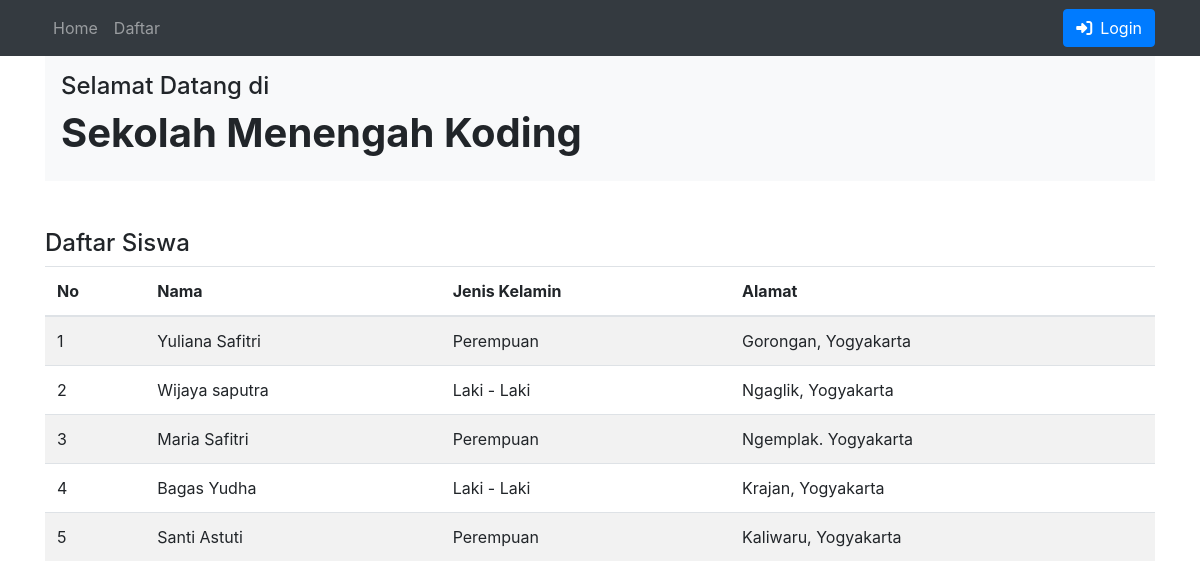
The page / on the database its author committed.
### tables this page shows
CREATE TABLE `tb_siswa` (
  `No_Presensi` int(4) NOT NULL,
  `Nama` varchar(30) NOT NULL,
  `Kelas` varchar(3) NOT NULL,
  `Jenis_Kelamin` int(1) NOT NULL,
  `Alamat` varchar(50) NOT NULL,
  `No_hp` varchar(15) NOT NULL
);

### index.php (the view, shortened to what this page needs)
<?php require "theme/head.php" ?>
<?php require "theme/navbar.php" ?>
<?php include "config.php" ?>
<div class="container">
    <header class="bg-light p-3">
        <h4>Selamat Datang di</h4>
        <h1 class="font-weight-bold">Sekolah Menengah Koding</h1>
    </header>
    <h4 class="mt-5">Daftar Siswa</h4>
    <table class="table table-striped">
        <thead>
            <tr>
                <th>No</th>
                <th>Nama</th>
                <th>Jenis Kelamin</th>
                <th>Alamat</th>
            </tr>
        </thead>
        <tbody>
            <?php $sql = "SELECT * FROM tb_siswa LIMIT 5";
            $query = mysqli_query($db, $sql); ?>
            <?php while ($siswa = mysqli_fetch_object($query)) : ?>
                <tr>
                    <td><?= $siswa->No_Presensi ?></td>
                    <td><?= $siswa->Nama ?></td>
                    <td><?= $siswa->Jenis_Kelamin == 0 ? 'Laki - Laki' : 'Perempuan' ?></td>
                    <td><?= $siswa->Alamat ?></td>
                </tr>
            <?php endwhile; ?>
        </tbody>
    </table>
</div>
<?php require "theme/footer.php" ?>

### theme/head.php (shortened to what this page needs)
<!DOCTYPE html>
<html lang="en">
<head>
    <link rel="stylesheet" href="https://maxcdn.bootstrapcdn.com/bootstrap/4.0.0/css/bootstrap.min.css">
</head>
<body>

### theme/navbar.php (shortened to what this page needs)
<nav class="navbar navbar-expand-lg navbar-dark bg-dark">
    <div class="container">
        <div class="collapse navbar-collapse" id="navbarSupportedContent">
            <ul class="navbar-nav mr-auto">
                <li class="nav-item <?= $_SERVER['REQUEST_URI'] == "/crud/index.php" ? 'active' : '' ?>">
                    <a class="nav-link" href="index.php">Home </a>
                </li>
                <li class="nav-item <?= $_SERVER['REQUEST_URI'] == "/crud/form-daftar.php" ? 'active' : '' ?>">
                    <a class="nav-link" href="form-daftar.php">Daftar</a>
                </li>
            </ul>
        </div>
        <div class="form-inline my-2 my-lg-0">
            <?php if (!isset($_SESSION['username'])) : ?>
                <a href="login/index.php" class="btn btn-primary"><i class="fas fa-sign-in-alt mr-2"></i>Login</a>
            <?php else : ?>
                <a class="btn btn-success text-light mr-2"><?= $_SESSION['username'] ?></a>
                <a href="login/logout.php" class="btn btn-danger"><i class="fas fa-sign-out-alt mr-2"></i></i>Logout</a>
            <?php endif; ?>
        </div>
    </div>
</nav>

### theme/footer.php (shortened to what this page needs)
</body>
</html>

### rows shown on the page
tb_siswa: No_Presensi "1", Nama "Yuliana Safitri", Jenis_Kelamin "Perempuan", Alamat "Gorongan, Yogyakarta"
tb_siswa: No_Presensi "2", Nama "Wijaya saputra", Jenis_Kelamin "Laki - Laki", Alamat "Ngaglik, Yogyakarta"
tb_siswa: No_Presensi "3", Nama "Maria Safitri", Jenis_Kelamin "Perempuan", Alamat "Ngemplak. Yogyakarta"
tb_siswa: No_Presensi "4", Nama "Bagas Yudha", Jenis_Kelamin "Laki - Laki", Alamat "Krajan, Yogyakarta"
tb_siswa: No_Presensi "5", Nama "Santi Astuti", Jenis_Kelamin "Perempuan", Alamat "Kaliwaru, Yogyakarta"
